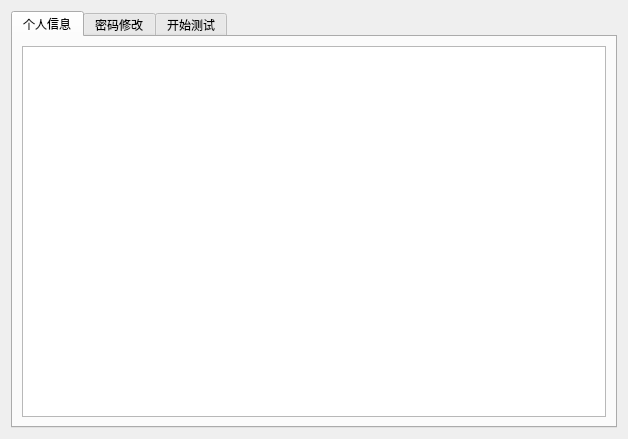
<?xml version="1.0" encoding="UTF-8"?>
<ui version="4.0">
 <class>studentform</class>
 <widget class="QWidget" name="studentform">
  <property name="geometry">
   <rect>
    <x>0</x>
    <y>0</y>
    <width>628</width>
    <height>439</height>
   </rect>
  </property>
  <property name="windowTitle">
   <string>Form</string>
  </property>
  <layout class="QGridLayout" name="gridLayout">
   <item row="0" column="1">
    <widget class="QTabWidget" name="tabWidget">
     <property name="currentIndex">
      <number>0</number>
     </property>
     <widget class="QWidget" name="tab">
      <attribute name="title">
       <string>个人信息</string>
      </attribute>
      <layout class="QGridLayout" name="gridLayout_2">
       <item row="0" column="0">
        <widget class="QTextEdit" name="textEdit"/>
       </item>
      </layout>
     </widget>
     <widget class="QWidget" name="tab_2">
      <attribute name="title">
       <string>密码修改</string>
      </attribute>
      <widget class="QLabel" name="label_6">
       <property name="geometry">
        <rect>
         <x>30</x>
         <y>40</y>
         <width>67</width>
         <height>17</height>
        </rect>
       </property>
       <property name="text">
        <string>旧密码：</string>
       </property>
      </widget>
      <widget class="QLabel" name="label_7">
       <property name="geometry">
        <rect>
         <x>30</x>
         <y>100</y>
         <width>67</width>
         <height>17</height>
        </rect>
       </property>
       <property name="text">
        <string>新密码</string>
       </property>
      </widget>
      <widget class="QLabel" name="label_8">
       <property name="geometry">
        <rect>
         <x>30</x>
         <y>170</y>
         <width>67</width>
         <height>17</height>
        </rect>
       </property>
       <property name="text">
        <string>确认密码：</string>
       </property>
      </widget>
      <widget class="QPushButton" name="btnQuit_2">
       <property name="geometry">
        <rect>
         <x>160</x>
         <y>240</y>
         <width>97</width>
         <height>27</height>
        </rect>
       </property>
       <property name="text">
        <string>取消</string>
       </property>
      </widget>
      <widget class="QPushButton" name="btnOk_2">
       <property name="geometry">
        <rect>
         <x>30</x>
         <y>240</y>
         <width>97</width>
         <height>27</height>
        </rect>
       </property>
       <property name="text">
        <string>保存</string>
       </property>
      </widget>
      <widget class="QLineEdit" name="leNewPwd2_2">
       <property name="geometry">
        <rect>
         <x>150</x>
         <y>160</y>
         <width>113</width>
         <height>27</height>
        </rect>
       </property>
      </widget>
      <widget class="QLineEdit" name="leOldPwd_2">
       <property name="geometry">
        <rect>
         <x>150</x>
         <y>40</y>
         <width>113</width>
         <height>27</height>
        </rect>
       </property>
      </widget>
      <widget class="QLineEdit" name="leNewPwd_2">
       <property name="geometry">
        <rect>
         <x>150</x>
         <y>100</y>
         <width>113</width>
         <height>27</height>
        </rect>
       </property>
      </widget>
     </widget>
     <widget class="QWidget" name="tab_3">
      <attribute name="title">
       <string>开始测试</string>
      </attribute>
      <widget class="QLabel" name="label">
       <property name="geometry">
        <rect>
         <x>10</x>
         <y>10</y>
         <width>67</width>
         <height>17</height>
        </rect>
       </property>
       <property name="text">
        <string>测试题</string>
       </property>
      </widget>
      <widget class="QLabel" name="label_2">
       <property name="geometry">
        <rect>
         <x>330</x>
         <y>30</y>
         <width>67</width>
         <height>17</height>
        </rect>
       </property>
       <property name="text">
        <string>类型：</string>
       </property>
      </widget>
      <widget class="QLabel" name="label_3">
       <property name="geometry">
        <rect>
         <x>330</x>
         <y>110</y>
         <width>67</width>
         <height>17</height>
        </rect>
       </property>
       <property name="text">
        <string>题号：</string>
       </property>
      </widget>
      <widget class="QLabel" name="label_4">
       <property name="geometry">
        <rect>
         <x>330</x>
         <y>180</y>
         <width>67</width>
         <height>17</height>
        </rect>
       </property>
       <property name="text">
        <string>所用时间：</string>
       </property>
      </widget>
      <widget class="QLabel" name="label_5">
       <property name="geometry">
        <rect>
         <x>330</x>
         <y>250</y>
         <width>67</width>
         <height>17</height>
        </rect>
       </property>
       <property name="text">
        <string>所得分数：</string>
       </property>
      </widget>
      <widget class="QLabel" name="label_9">
       <property name="geometry">
        <rect>
         <x>10</x>
         <y>280</y>
         <width>67</width>
         <height>17</height>
        </rect>
       </property>
       <property name="text">
        <string>正确答案：</string>
       </property>
      </widget>
      <widget class="QLabel" name="label_10">
       <property name="geometry">
        <rect>
         <x>160</x>
         <y>280</y>
         <width>67</width>
         <height>17</height>
        </rect>
       </property>
       <property name="text">
        <string>你的答案：</string>
       </property>
      </widget>
      <widget class="QFrame" name="frame">
       <property name="geometry">
        <rect>
         <x>10</x>
         <y>230</y>
         <width>291</width>
         <height>42</height>
        </rect>
       </property>
       <property name="frameShape">
        <enum>QFrame::StyledPanel</enum>
       </property>
       <property name="frameShadow">
        <enum>QFrame::Raised</enum>
       </property>
       <layout class="QGridLayout" name="gridLayout_3">
        <item row="0" column="0">
         <widget class="QRadioButton" name="rBtnA_3">
          <property name="text">
           <string>A</string>
          </property>
         </widget>
        </item>
        <item row="0" column="1">
         <widget class="QRadioButton" name="rBtnB_3">
          <property name="text">
           <string>B</string>
          </property>
         </widget>
        </item>
        <item row="0" column="2">
         <widget class="QRadioButton" name="rBtnC_3">
          <property name="text">
           <string>C</string>
          </property>
         </widget>
        </item>
        <item row="0" column="3">
         <widget class="QRadioButton" name="rBtnD_3">
          <property name="text">
           <string>D</string>
          </property>
         </widget>
        </item>
       </layout>
      </widget>
      <widget class="QLineEdit" name="leAns_3">
       <property name="geometry">
        <rect>
         <x>90</x>
         <y>280</y>
         <width>61</width>
         <height>27</height>
        </rect>
       </property>
      </widget>
      <widget class="QLineEdit" name="leYourAns_3">
       <property name="geometry">
        <rect>
         <x>240</x>
         <y>280</y>
         <width>61</width>
         <height>27</height>
        </rect>
       </property>
      </widget>
      <widget class="QLineEdit" name="leQuestionID_3">
       <property name="geometry">
        <rect>
         <x>410</x>
         <y>110</y>
         <width>113</width>
         <height>27</height>
        </rect>
       </property>
      </widget>
      <widget class="QLineEdit" name="leTime_3">
       <property name="geometry">
        <rect>
         <x>410</x>
         <y>180</y>
         <width>113</width>
         <height>27</height>
        </rect>
       </property>
      </widget>
      <widget class="QLineEdit" name="leScore_3">
       <property name="geometry">
        <rect>
         <x>410</x>
         <y>240</y>
         <width>113</width>
         <height>27</height>
        </rect>
       </property>
      </widget>
      <widget class="QPushButton" name="btnPrevious_3">
       <property name="geometry">
        <rect>
         <x>20</x>
         <y>320</y>
         <width>97</width>
         <height>27</height>
        </rect>
       </property>
       <property name="text">
        <string>上一题</string>
       </property>
      </widget>
      <widget class="QPushButton" name="btnNext_3">
       <property name="geometry">
        <rect>
         <x>200</x>
         <y>320</y>
         <width>97</width>
         <height>27</height>
        </rect>
       </property>
       <property name="text">
        <string>下一题</string>
       </property>
      </widget>
      <widget class="QPushButton" name="btnStart_3">
       <property name="geometry">
        <rect>
         <x>330</x>
         <y>286</y>
         <width>97</width>
         <height>61</height>
        </rect>
       </property>
       <property name="text">
        <string>开始</string>
       </property>
      </widget>
      <widget class="QPushButton" name="btnSubmit_3">
       <property name="geometry">
        <rect>
         <x>440</x>
         <y>286</y>
         <width>97</width>
         <height>61</height>
        </rect>
       </property>
       <property name="text">
        <string>提交</string>
       </property>
      </widget>
      <widget class="QTextEdit" name="textEdit_3">
       <property name="geometry">
        <rect>
         <x>10</x>
         <y>30</y>
         <width>291</width>
         <height>191</height>
        </rect>
       </property>
      </widget>
      <widget class="QComboBox" name="cbxSub_3">
       <property name="geometry">
        <rect>
         <x>410</x>
         <y>30</y>
         <width>111</width>
         <height>27</height>
        </rect>
       </property>
       <item>
        <property name="text">
         <string>C</string>
        </property>
       </item>
       <item>
        <property name="text">
         <string>C++</string>
        </property>
       </item>
       <item>
        <property name="text">
         <string>Java</string>
        </property>
       </item>
       <item>
        <property name="text">
         <string>C#</string>
        </property>
       </item>
      </widget>
     </widget>
    </widget>
   </item>
  </layout>
 </widget>
 <resources/>
 <connections/>
</ui>
